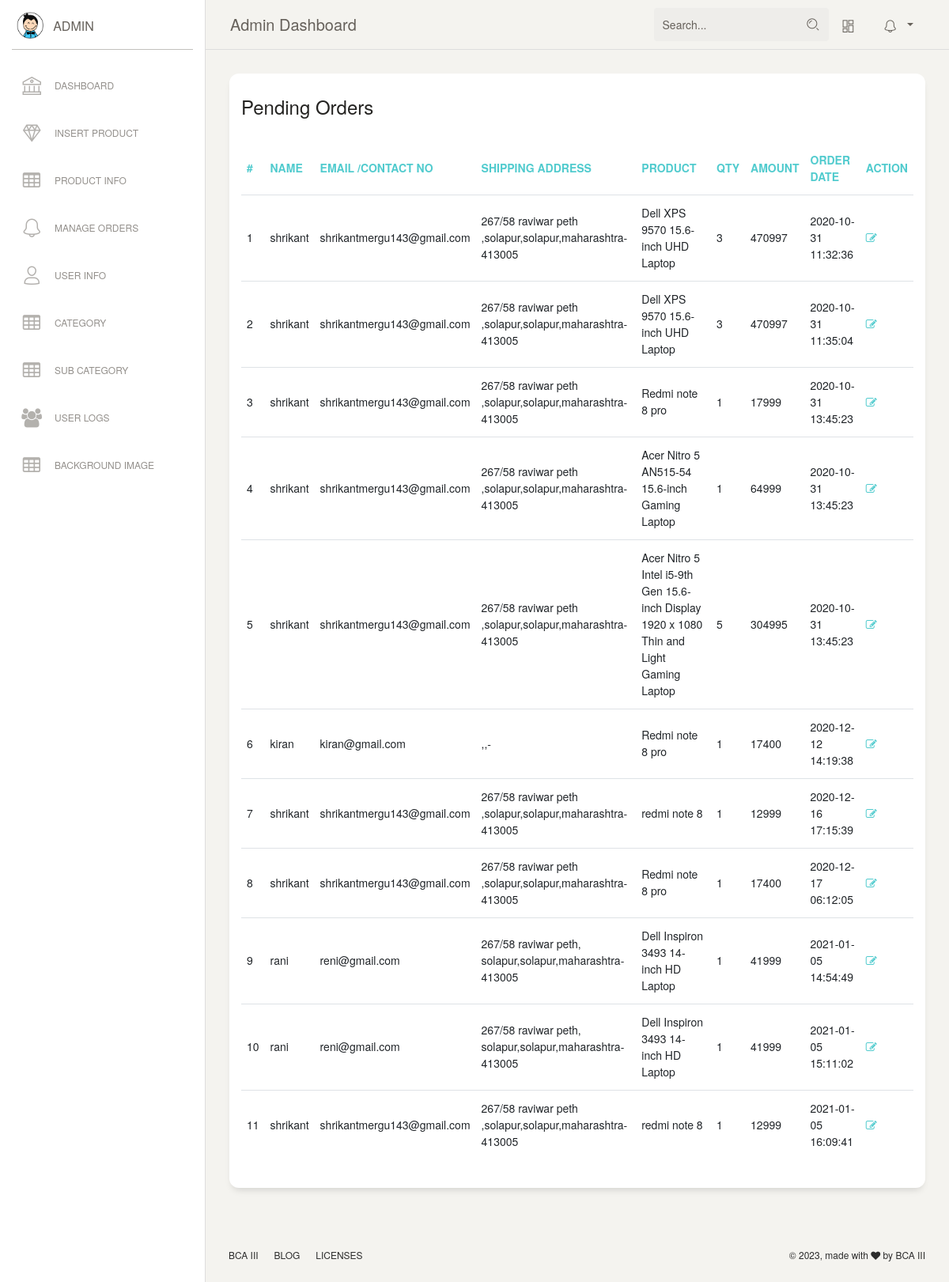
/admin/pending_orders.php (signed in), run on the app's committed database.
### tables this page shows
CREATE TABLE `orders` (
  `id` int(11) NOT NULL,
  `userId` int(11) DEFAULT NULL,
  `productId` varchar(255) DEFAULT NULL,
  `quantity` int(11) DEFAULT NULL,
  `orderDate` timestamp NOT NULL DEFAULT current_timestamp(),
  `paymentMethod` varchar(50) DEFAULT NULL,
  `orderStatus` varchar(55) DEFAULT NULL,
  `size` varchar(100) NOT NULL
);

CREATE TABLE `users` (
  `id` int(11) NOT NULL,
  `name` varchar(255) DEFAULT NULL,
  `email` varchar(255) DEFAULT NULL,
  `contactno` bigint(11) DEFAULT NULL,
  `password` varchar(255) DEFAULT NULL,
  `shippingAddress` longtext DEFAULT NULL,
  `shippingState` varchar(255) DEFAULT NULL,
  `shippingCity` varchar(255) DEFAULT NULL,
  `shippingPincode` int(11) DEFAULT NULL,
  `billingAddress` longtext DEFAULT NULL,
  `billingState` varchar(255) DEFAULT NULL,
  `billingCity` varchar(255) DEFAULT NULL,
  `billingPincode` int(11) DEFAULT NULL,
  `regDate` timestamp NOT NULL DEFAULT current_timestamp(),
  `updationDate` varchar(255) DEFAULT NULL
);

CREATE TABLE `products` (
  `id` int(11) NOT NULL,
  `category` int(11) NOT NULL,
  `subCategory` int(11) DEFAULT NULL,
  `productName` varchar(255) DEFAULT NULL,
  `productCompany` varchar(255) DEFAULT NULL,
  `productPrice` int(11) DEFAULT NULL,
  `productPriceBeforeDiscount` int(11) DEFAULT NULL,
  `productDescription` longtext DEFAULT NULL,
  `productImage1` varchar(255) DEFAULT NULL,
  `productImage2` varchar(255) DEFAULT NULL,
  `productImage3` varchar(255) DEFAULT NULL,
  `shippingCharge` int(11) DEFAULT NULL,
  `productAvailability` varchar(255) DEFAULT NULL,
  `postingDate` timestamp NULL DEFAULT current_timestamp(),
  `updationDate` varchar(255) DEFAULT NULL,
  `size` varchar(100) NOT NULL,
  `jeanssize` varchar(100) NOT NULL
);

### admin/pending_orders.php (the view, shortened to what this page needs)
<?php
include('include/config.php');
if(strlen($_SESSION['alogin'])==0)
  {
header('location:index.php');
}
else{
?>
<!DOCTYPE html>
<html lang="en">
<head>
  <?php  include"css.php" ?>
</head>
<body class="">
<?php include"include/slidebar.php" ?>
    <?php include"include/nav.php";?>
        <div class="content">
        <div class="row">
          <div class="col-md-12">
            <div class="card">
              <div class="card-header">
                <h4 class="card-title">Pending Orders</h4>
              </div>
              <div class="card-body">
                <div class="table-responsive">
                  <table class="table">
                   <thead class=" text-primary">
                    <tr>
                      <th>#</th>
                      <th> Name</th>
                      <th width="50">Email /Contact no</th>
                      <th>Shipping Address</th>
                      <th>Product </th>
                      <th>Qty </th>
                      <th>Amount </th>
                      <th>Order Date</th>
                      <th>Action</th>
                    </tr>
                  </thead>
                  <tbody>
<?php
$status='Delivered';
$query=mysqli_query($con,"select users.name as username,users.email as useremail,users.contactno as usercontact,users.shippingAddress as shippingaddress,users.shippingCity as shippingcity,users.shippingState as shippingstate,users.shippingPincode as shippingpincode,products.productName as productname,products.shippingCharge as shippingcharge,orders.quantity as quantity,orders.orderDate as orderdate,products.productPrice as productprice,orders.id as id  from orders join users on  orders.userId=users.id join products on products.id=orders.productId where orders.  orderStatus!='$status' or orders.orderStatus is null");
$cnt=1;
while($row=mysqli_fetch_array($query))
{
?>
                    <tr>
                      <td><?php echo htmlentities($cnt);?></td>
                      <td><?php echo htmlentities($row['username']);?></td>
<td><?php echo htmlentities($row['useremail']);?></td>
<td><?php echo htmlentities($row['shippingaddress'].",".$row['shippingcity'].",".$row['shippingstate']."-".$row['shippingpincode']);?></td>
                      <td><?php echo htmlentities($row['productname']);?></td>
                      <td><?php echo htmlentities($row['quantity']);?></td>
                      <td><?php echo htmlentities($row['quantity']*$row['productprice']+$row['shippingcharge']);?></td>
                      <td><?php echo htmlentities($row['orderdate']);?></td>
                      <td><a href="updateorder.php?oid=<?php echo htmlentities($row['id']);?>" title="Update order" target="_blank"><i class="fa fa-edit"></i></a></td>
                      </tr>
                    <?php $cnt=$cnt+1; } ?>
                    </tbody>
                </table>
                </div></div>
            </div>
        </div>
    </div>
</div>
  <?php include"include/footer.php";?>
</body>
</html>
<?php  }?>

### data on the page
orders: userId.name "shrikant", userId.email "shrikantmergu143@gmail.com", userId.shippingPincode "267/58 raviwar peth ,solapur,solapur,maharashtra-413005", productId.productName "Dell XPS 9570 15.6-inch UHD Laptop", quantity "3", $row['quantity']*$row['productprice']+$row['shippingcharge'] "470997", orderDate "2020-10-31 11:32:36"
orders: userId.name "shrikant", userId.email "shrikantmergu143@gmail.com", userId.shippingPincode "267/58 raviwar peth ,solapur,solapur,maharashtra-413005", productId.productName "Dell XPS 9570 15.6-inch UHD Laptop", quantity "3", $row['quantity']*$row['productprice']+$row['shippingcharge'] "470997", orderDate "2020-10-31 11:35:04"
orders: userId.name "shrikant", userId.email "shrikantmergu143@gmail.com", userId.shippingPincode "267/58 raviwar peth ,solapur,solapur,maharashtra-413005", productId.productName "Redmi note 8 pro", quantity "1", $row['quantity']*$row['productprice']+$row['shippingcharge'] "17999", orderDate "2020-10-31 13:45:23"
orders: userId.name "shrikant", userId.email "shrikantmergu143@gmail.com", userId.shippingPincode "267/58 raviwar peth ,solapur,solapur,maharashtra-413005", productId.productName "Acer Nitro 5 AN515-54 15.6-inch Gaming Laptop", quantity "1", $row['quantity']*$row['productprice']+$row['shippingcharge'] "64999", orderDate "2020-10-31 13:45:23"
orders: userId.name "shrikant", userId.email "shrikantmergu143@gmail.com", userId.shippingPincode "267/58 raviwar peth ,solapur,solapur,maharashtra-413005", productId.productName "Acer Nitro 5 Intel i5-9th Gen 15.6-inch Display 1920 x 1080 Thin and Light Gaming Laptop", quantity "5", $row['quantity']*$row['productprice']+$row['shippingcharge'] "304995", orderDate "2020-10-31 13:45:23"
orders: userId.name "kiran", userId.email "kiran@gmail.com", userId.shippingPincode ",,-", productId.productName "Redmi note 8 pro", quantity "1", $row['quantity']*$row['productprice']+$row['shippingcharge'] "17400", orderDate "2020-12-12 14:19:38"
orders: userId.name "shrikant", userId.email "shrikantmergu143@gmail.com", userId.shippingPincode "267/58 raviwar peth ,solapur,solapur,maharashtra-413005", productId.productName "redmi note 8", quantity "1", $row['quantity']*$row['productprice']+$row['shippingcharge'] "12999", orderDate "2020-12-16 17:15:39"
orders: userId.name "shrikant", userId.email "shrikantmergu143@gmail.com", userId.shippingPincode "267/58 raviwar peth ,solapur,solapur,maharashtra-413005", productId.productName "Redmi note 8 pro", quantity "1", $row['quantity']*$row['productprice']+$row['shippingcharge'] "17400", orderDate "2020-12-17 06:12:05"
orders: userId.name "rani", userId.email "reni@gmail.com", userId.shippingPincode "267/58 raviwar peth, solapur,solapur,maharashtra-413005", productId.productName "Dell Inspiron 3493 14-inch HD Laptop", quantity "1", $row['quantity']*$row['productprice']+$row['shippingcharge'] "41999", orderDate "2021-01-05 14:54:49"
orders: userId.name "rani", userId.email "reni@gmail.com", userId.shippingPincode "267/58 raviwar peth, solapur,solapur,maharashtra-413005", productId.productName "Dell Inspiron 3493 14-inch HD Laptop", quantity "1", $row['quantity']*$row['productprice']+$row['shippingcharge'] "41999", orderDate "2021-01-05 15:11:02"
orders: userId.name "shrikant", userId.email "shrikantmergu143@gmail.com", userId.shippingPincode "267/58 raviwar peth ,solapur,solapur,maharashtra-413005", productId.productName "redmi note 8", quantity "1", $row['quantity']*$row['productprice']+$row['shippingcharge'] "12999", orderDate "2021-01-05 16:09:41"
